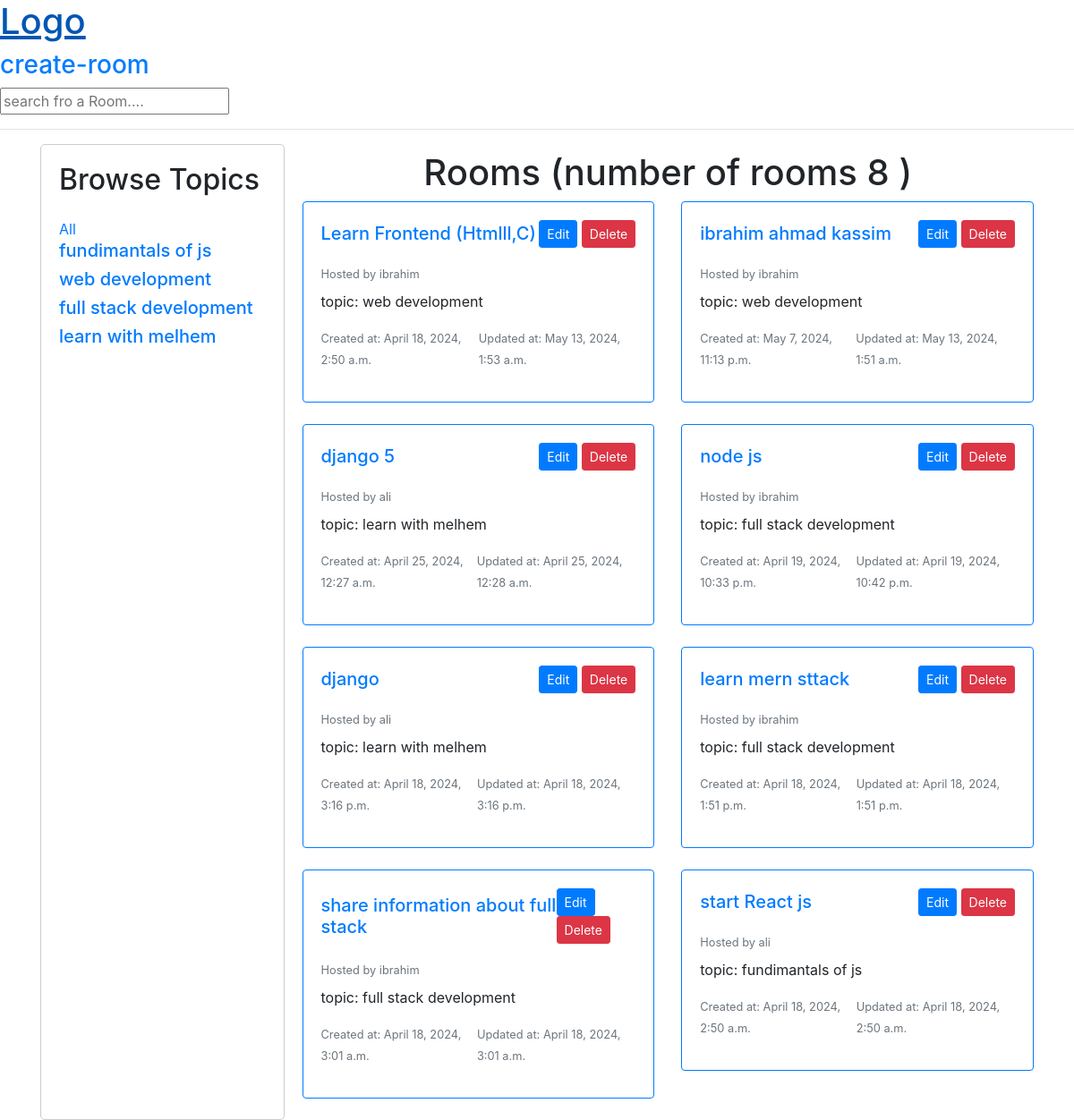
The page / on the database its author committed.
### base/models.py (models this page shows, shortened)
class Topic(models.Model):
    name = models.CharField(max_length=200)

class Room(models.Model):
    host = models.ForeignKey(User,on_delete=models.SET_NULL,null=True)
    topic = models.ForeignKey(Topic,on_delete=models.SET_NULL,null=True)
    name = models.CharField(max_length=200)
    description = models.TextField(null=True,blank=True)
    updated = models.DateTimeField(auto_now=True)
    created = models.DateTimeField(auto_now_add=True)
    class Meta:
        ordering = ['-updated','-created']

### base/views.py (the view)
# urls.py: path("", views.home,name="home"),
def home(request):
    q = request.GET.get("q") if request.GET.get('q') != None else ''
    rooms = Room.objects.filter(
        Q(topic__name__icontains=q) |
        Q(name__icontains=q) |
        Q(host__username__icontains=q)
    )
    room_count = rooms.count()
    topics = Topic.objects.all()
    context = {"rooms" : rooms , "topics":topics,"room_count":room_count}
    return render(request,"base/home.html",context)

### base/templates/base/home.html (shortened to what this page needs)
{% extends 'main.html' %}
{% block content %}
<div class="container home-container">
    <div class="browse-topics">
        <h2 class="mb-4">Browse Topics</h2>
        <a href="{% url 'home' %}">All</a>
        {% for topic in topics %}
        <h5><a href="{% url 'home' %}?q={{topic.name}} ">{{topic.name}}</a></h5>
        {% endfor%}
    </div>
    <div class="rooms-list">
        <h1 class="text-center my-2">Rooms (number of rooms  {{room_count}} )</h1>
        <div class="row">
            {% for room in rooms %}
            <div class="col-md-6">
                <div class="card mb-4 border-primary">
                    <div class="card-body">
                        <div class="d-flex justify-content-between align-items-center mb-3">
                            <h5 class="card-title mb-0"><a href="{% url 'room' room.id %}" class="text-decoration-none text-primary">{{ room.name }}</a></h5>
                            <div>
                                <a href="{% url 'update-room' room.id %}" class="btn btn-primary btn-sm me-2">Edit</a>
                                <a href="{% url 'delete-room' room.id %}" class="btn btn-danger btn-sm">Delete</a>
                            </div>
                        </div>
                        <p class="card-text mb-2"><small class="text-muted">Hosted by {{ room.host.username }}</small></p>
                        <p class="card-text"> <span class="font-bold">topic:</span> {{ room.topic.name }}</p>
                        <div class="d-flex justify-content-between">
                            <p class="card-text"><small class="text-muted">Created at: {{ room.created }}</small></p>
                            <p class="card-text"><small class="text-muted">Updated at: {{ room.updated }}</small></p>
                        </div>
                    </div>
                </div>
            </div>
            {% endfor %}
        </div>
    </div>
</div>
{% endblock content %}

### templates/main.html (shortened to what this page needs)
{% load static %}
<!DOCTYPE html>
<html lang="en">
<head>
    <link rel="stylesheet" href="{% static 'styles/main.css' %}">
    <link rel="stylesheet" href="https://stackpath.bootstrapcdn.com/bootstrap/4.5.2/css/bootstrap.min.css">
</head>
<body>
    {% include 'navbar.html' %}
    {% block content %}
    {% endblock %}
</body>
</html>

### templates/navbar.html
<a href="/">
  <h1>Logo</h1>
</a>
<a href="/create-room">
    <h3>create-room</h3>
</a>
<div>
  <form action="{% url 'home' %}" method="Get">
    <input type="text" name="q" placeholder="search fro a Room...." >
  </form>
</div>
<hr />

### static/styles/main.css (style rules this page uses)
body { background: yellow; }

### base/templates/base/home.html (style rules this page uses)
.home-container { display: grid; grid-template-columns: 1fr 3fr; gap: 20px; }
.browse-topics { padding: 20px; border: 1px solid #ccc; border-radius: 5px; }

### rows shown on the page
Topic: name "fundimantals of js"
Topic: name "web development"
Topic: name "full stack development"
Topic: name "learn with melhem"
Room: name "Learn Frontend (Htmlll,C)", host.username "ibrahim", topic.name "web development", created "April 18, 2024, 2:50 a.m.", updated "May 13, 2024, 1:53 a.m."
Room: name "ibrahim ahmad kassim", host.username "ibrahim", topic.name "web development", created "May 7, 2024, 11:13 p.m.", updated "May 13, 2024, 1:51 a.m."
Room: name "django 5", host.username "ali", topic.name "learn with melhem", created "April 25, 2024, 12:27 a.m.", updated "April 25, 2024, 12:28 a.m."
Room: name "node js", host.username "ibrahim", topic.name "full stack development", created "April 19, 2024, 10:33 p.m.", updated "April 19, 2024, 10:42 p.m."
Room: name "django", host.username "ali", topic.name "learn with melhem", created "April 18, 2024, 3:16 p.m.", updated "April 18, 2024, 3:16 p.m."
Room: name "learn mern sttack", host.username "ibrahim", topic.name "full stack development", created "April 18, 2024, 1:51 p.m.", updated "April 18, 2024, 1:51 p.m."
Room: name "share information about full stack", host.username "ibrahim", topic.name "full stack development", created "April 18, 2024, 3:01 a.m.", updated "April 18, 2024, 3:01 a.m."
Room: name "start React js", host.username "ali", topic.name "fundimantals of js", created "April 18, 2024, 2:50 a.m.", updated "April 18, 2024, 2:50 a.m."

### other values the page prints
{{ room_count }} "8"
